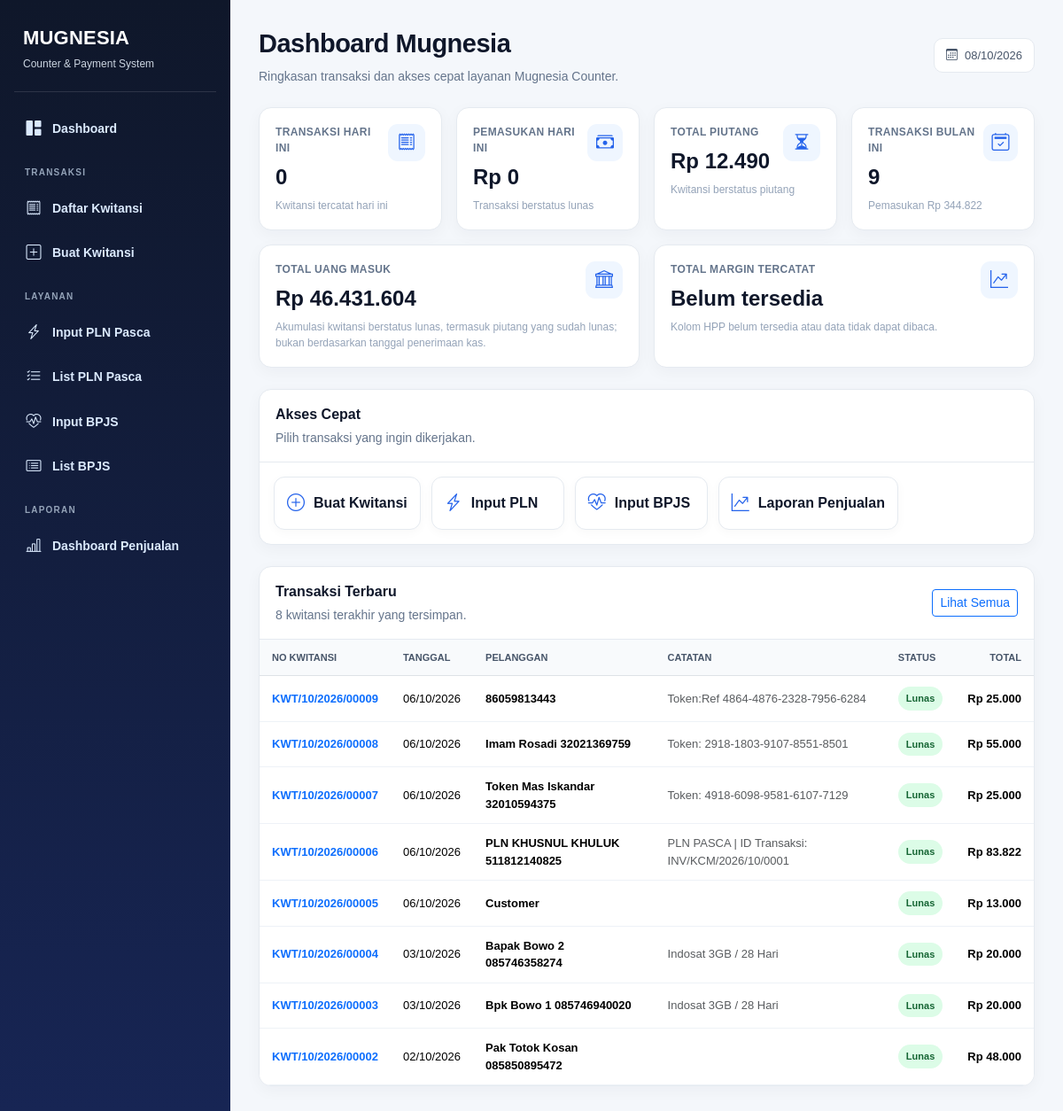
The page /index-old2.php on the database its author committed.
### tables this page shows
CREATE TABLE `kwitansi` (
  `id` int(11) NOT NULL AUTO_INCREMENT,
  `no_kwitansi` varchar(40) NOT NULL,
  `tanggal` date NOT NULL,
  `nama_pelanggan` varchar(100) DEFAULT NULL,
  `alamat_pelanggan` varchar(255) DEFAULT NULL,
  `catatan` text,
  `status_bayar` varchar(50) NOT NULL,
  `discount` decimal(12,0) NOT NULL,
  `total` decimal(12,0) NOT NULL DEFAULT '0',
  `created_at` timestamp NOT NULL DEFAULT CURRENT_TIMESTAMP,
  `SN` varchar(45) NOT NULL,
  PRIMARY KEY (`id`),
  UNIQUE KEY `no_kwitansi` (`no_kwitansi`),
  KEY `idx_kwitansi_no` (`no_kwitansi`),
  KEY `idx_kwitansi_nama` (`nama_pelanggan`),
  KEY `idx_kwitansi_status` (`status_bayar`)
);

### index-old2.php (the view, shortened to what this page needs)
<?php
require_once "db.php";
function scalarValue($conn, $sql, $default = 0) {
    $r = $conn->query($sql);
    $row = $r->fetch_row();
    return $row ? ($row[0] ?? $default) : $default;
}
$today = date('Y-m-d');
$monthStart = date('Y-m-01');
$monthEnd = date('Y-m-t');
$transaksi_hari_ini = (int) scalarValue($conn, "SELECT COUNT(*) FROM kwitansi WHERE tanggal = '".$conn->real_escape_string($today)."'");
$pemasukan_hari_ini = (float) scalarValue($conn, "SELECT COALESCE(SUM(total),0) FROM kwitansi WHERE tanggal = '".$conn->real_escape_string($today)."' AND LOWER(status_bayar)='lunas'");
$piutang = (float) scalarValue($conn, "SELECT COALESCE(SUM(total),0) FROM kwitansi WHERE LOWER(status_bayar)='piutang'");
$transaksi_bulan_ini = (int) scalarValue($conn, "SELECT COUNT(*) FROM kwitansi WHERE tanggal BETWEEN '".$conn->real_escape_string($monthStart)."' AND '".$conn->real_escape_string($monthEnd)."'");
$pemasukan_bulan_ini = (float) scalarValue($conn, "SELECT COALESCE(SUM(total),0) FROM kwitansi WHERE tanggal BETWEEN '".$conn->real_escape_string($monthStart)."' AND '".$conn->real_escape_string($monthEnd)."' AND LOWER(status_bayar)='lunas'");
$total_uang_masuk = (float) scalarValue($conn, "SELECT COALESCE(SUM(total),0) FROM kwitansi WHERE LOWER(TRIM(status_bayar))='lunas'");
$margin_tersedia = false;
$total_margin = 0.0;
$jumlah_margin = 0;
$recent = $conn->query("SELECT id,no_kwitansi,tanggal,nama_pelanggan,status_bayar,total,catatan FROM kwitansi ORDER BY id DESC LIMIT 8");
?>
<!doctype html>
<html lang="id">
<head>
<link href="https://cdn.jsdelivr.net/npm/bootstrap@5.3.3/dist/css/bootstrap.min.css" rel="stylesheet">
<link rel="stylesheet" href="https://cdn.jsdelivr.net/npm/bootstrap-icons@1.11.3/font/bootstrap-icons.min.css">
</head>
<body>
<div class="mug-app">
<?php require __DIR__ . "/layout/sidebar.php"; ?>
<main class="mug-main">
  <div class="topbar"><div><div class="title">Dashboard Mugnesia</div><div class="subtitle">Ringkasan transaksi dan akses cepat layanan Mugnesia Counter.</div></div><div class="date-pill"><i class="bi bi-calendar3 me-2"></i><?= date('d/m/Y') ?></div></div>
  <div class="row g-3 mb-4">
    <div class="col-xl-3 col-md-6"><div class="stat"><div class="d-flex justify-content-between"><div><div class="stat-label">Transaksi Hari Ini</div><div class="stat-value"><?= number_format($transaksi_hari_ini,0,',','.') ?></div></div><div class="stat-icon"><i class="bi bi-receipt"></i></div></div><div class="stat-note">Kwitansi tercatat hari ini</div></div></div>
    <div class="col-xl-3 col-md-6"><div class="stat"><div class="d-flex justify-content-between"><div><div class="stat-label">Pemasukan Hari Ini</div><div class="stat-value">Rp <?= number_format($pemasukan_hari_ini,0,',','.') ?></div></div><div class="stat-icon"><i class="bi bi-cash-stack"></i></div></div><div class="stat-note">Transaksi berstatus lunas</div></div></div>
    <div class="col-xl-3 col-md-6"><div class="stat"><div class="d-flex justify-content-between"><div><div class="stat-label">Total Piutang</div><div class="stat-value">Rp <?= number_format($piutang,0,',','.') ?></div></div><div class="stat-icon"><i class="bi bi-hourglass-split"></i></div></div><div class="stat-note">Kwitansi berstatus piutang</div></div></div>
    <div class="col-xl-3 col-md-6"><div class="stat"><div class="d-flex justify-content-between"><div><div class="stat-label">Transaksi Bulan Ini</div><div class="stat-value"><?= number_format($transaksi_bulan_ini,0,',','.') ?></div></div><div class="stat-icon"><i class="bi bi-calendar2-check"></i></div></div><div class="stat-note">Pemasukan Rp <?= number_format($pemasukan_bulan_ini,0,',','.') ?></div></div></div>
    <div class="col-xl-6 col-md-6"><div class="stat"><div class="d-flex justify-content-between"><div><div class="stat-label">Total Uang Masuk</div><div class="stat-value">Rp <?= number_format($total_uang_masuk,0,',','.') ?></div></div><div class="stat-icon"><i class="bi bi-bank"></i></div></div><div class="stat-note">Akumulasi kwitansi berstatus lunas, termasuk piutang yang sudah lunas; bukan berdasarkan tanggal penerimaan kas.</div></div></div>
    <div class="col-xl-6 col-md-6"><div class="stat"><div class="d-flex justify-content-between"><div><div class="stat-label">Total Margin Tercatat</div><div class="stat-value"><?= $margin_tersedia ? 'Rp '.number_format($total_margin,0,',','.') : 'Belum tersedia' ?></div></div><div class="stat-icon"><i class="bi bi-graph-up-arrow"></i></div></div><div class="stat-note"><?= $margin_tersedia ? 'Margin setelah diskon dari '.number_format($jumlah_margin,0,',','.').' kwitansi dengan HPP lengkap. Transaksi lama/tanpa HPP tidak dihitung.' : 'Kolom HPP belum tersedia atau data tidak dapat dibaca.' ?></div></div></div>
  </div>
  <div class="cardx mb-4"><div class="cardx-head"><div><div class="cardx-title">Akses Cepat</div><div class="subtitle">Pilih transaksi yang ingin dikerjakan.</div></div></div><div class="p-3 quick">
    <a href="kwitansi_form.php"><i class="bi bi-plus-circle"></i>Buat Kwitansi</a><a href="input_tagihan.php"><i class="bi bi-lightning-charge"></i>Input PLN</a><a href="input_bpjs.php"><i class="bi bi-heart-pulse"></i>Input BPJS</a><a href="laporan_penjualan.php"><i class="bi bi-graph-up-arrow"></i>Laporan Penjualan</a>
  </div></div>
  <div class="cardx"><div class="cardx-head"><div><div class="cardx-title">Transaksi Terbaru</div><div class="subtitle">8 kwitansi terakhir yang tersimpan.</div></div><a href="list_kwitansi.php" class="btn btn-sm btn-outline-primary">Lihat Semua</a></div><div class="table-responsive"><table class="table"><thead><tr><th>No Kwitansi</th><th>Tanggal</th><th>Pelanggan</th><th>Catatan</th><th>Status</th><th class="text-end">Total</th></tr></thead><tbody>
  <?php if ($recent && $recent->num_rows): while($r=$recent->fetch_assoc()): $st=strtolower(trim($r['status_bayar']??'')); ?>
  <tr><td><a href="kwitansi_edit.php?id=<?= (int)$r['id'] ?>" class="text-decoration-none fw-bold"><?= htmlspecialchars($r['no_kwitansi']) ?></a></td><td class="text-nowrap"><?= date('d/m/Y',strtotime($r['tanggal'])) ?></td><td class="fw-semibold"><?= htmlspecialchars($r['nama_pelanggan']) ?></td><td class="text-muted"><?= htmlspecialchars(mb_strimwidth($r['catatan']??'',0,55,'…')) ?></td><td><span class="status <?= $st==='lunas'?'badge-lunas':($st==='piutang'?'badge-piutang':'bg-light') ?>"><?= htmlspecialchars($r['status_bayar'] ?: '-') ?></span></td><td class="text-end fw-bold text-nowrap">Rp <?= number_format($r['total'],0,',','.') ?></td></tr>
  <?php endwhile; else: ?><tr><td colspan="6" class="text-center text-muted py-4">Belum ada transaksi.</td></tr><?php endif; ?>
  </tbody></table></div></div>
</main>
</div>
</body></html>

### index-old2.php (style rules this page uses)
:root { --bg:#f4f7fb;--side:#0f172a;--side2:#172554;--muted:#64748b;--border:#e5eaf0;--blue:#0d6efd }
* { box-sizing:border-box }
body { margin:0;background:var(--bg);font-family:Arial,Helvetica,sans-serif;color:#0f172a }
.topbar { display:flex;justify-content:space-between;gap:20px;align-items:center;margin-bottom:24px }
.title { font-size:29px;font-weight:800;letter-spacing:-.5px }
.subtitle { color:var(--muted);font-size:14px;margin-top:4px }
.date-pill { background:#fff;border:1px solid var(--border);border-radius:10px;padding:9px 13px;color:#475569;font-size:13px }
.stat { background:#fff;border:1px solid var(--border);border-radius:14px;padding:18px;box-shadow:0 5px 18px rgba(15,23,42,.04);height:100% }
.stat-icon { width:42px;height:42px;border-radius:11px;display:flex;align-items:center;justify-content:center;font-size:20px;background:#eff6ff;color:#2563eb }
.stat-label { color:var(--muted);font-size:12px;font-weight:700;text-transform:uppercase;letter-spacing:.35px }
.stat-value { font-size:24px;font-weight:800;margin-top:6px }
.stat-note { font-size:12px;color:#94a3b8;margin-top:5px }
.cardx { background:#fff;border:1px solid var(--border);border-radius:14px;box-shadow:0 5px 18px rgba(15,23,42,.04);overflow:hidden }
.cardx-head { padding:16px 18px;border-bottom:1px solid var(--border);display:flex;justify-content:space-between;align-items:center }
.cardx-title { font-weight:800 }
.quick { display:flex;gap:12px;flex-wrap:wrap }
.quick a { min-width:150px;background:#fff;border:1px solid var(--border);border-radius:12px;padding:14px;text-decoration:none;color:#0f172a;display:flex;align-items:center;gap:10px;font-weight:700;box-shadow:0 3px 12px rgba(15,23,42,.03) }
.quick i { font-size:20px;color:#2563eb }
.table { margin:0 }
.table th { background:#f8fafc;color:#475569;font-size:11px;text-transform:uppercase;padding:12px 14px }
.table td { font-size:13px;padding:12px 14px;vertical-align:middle;border-color:#eef2f7 }
.badge-lunas { background:#dcfce7;color:#166534 }
.status { display:inline-block;padding:5px 9px;border-radius:999px;font-size:11px;font-weight:700 }
body { margin:0 !important;padding:0 !important;background:#f4f7fb; }
.mug-app { min-height:100vh;display:flex; }
.mug-main { margin-left:260px;width:calc(100% - 260px);min-height:100vh;padding:28px 32px; }

### rows shown on the page
kwitansi: no_kwitansi "KWT/10/2026/00009", tanggal "06/10/2026", nama_pelanggan "86059813443", catatan "Token:Ref 4864-4876-2328-7956-6284", status_bayar "Lunas", total "25.000"
kwitansi: no_kwitansi "KWT/10/2026/00008", tanggal "06/10/2026", nama_pelanggan "Imam Rosadi 32021369759", catatan "Token: 2918-1803-9107-8551-8501", status_bayar "Lunas", total "55.000"
kwitansi: no_kwitansi "KWT/10/2026/00007", tanggal "06/10/2026", nama_pelanggan "Token Mas Iskandar 32010594375", catatan "Token: 4918-6098-9581-6107-7129", status_bayar "Lunas", total "25.000"
kwitansi: no_kwitansi "KWT/10/2026/00006", tanggal "06/10/2026", nama_pelanggan "PLN KHUSNUL KHULUK 511812140825", catatan "PLN PASCA | ID Transaksi: INV/KCM/2026/10/0001", status_bayar "Lunas", total "83.822"
kwitansi: no_kwitansi "KWT/10/2026/00005", tanggal "06/10/2026", nama_pelanggan "Customer", status_bayar "Lunas", total "13.000"
kwitansi: no_kwitansi "KWT/10/2026/00004", tanggal "03/10/2026", nama_pelanggan "Bapak Bowo 2 085746358274", catatan "Indosat 3GB / 28 Hari", status_bayar "Lunas", total "20.000"
kwitansi: no_kwitansi "KWT/10/2026/00003", tanggal "03/10/2026", nama_pelanggan "Bpk Bowo 1 085746940020", catatan "Indosat 3GB / 28 Hari", status_bayar "Lunas", total "20.000"
kwitansi: no_kwitansi "KWT/10/2026/00002", tanggal "02/10/2026", nama_pelanggan "Pak Totok Kosan 085850895472", status_bayar "Lunas", total "48.000"

### other values the page prints
$transaksi_hari_ini "0"
$pemasukan_hari_ini "0"
$piutang "12.490"
$transaksi_bulan_ini "9"
$pemasukan_bulan_ini "344.822"
$total_uang_masuk "46.431.604"
